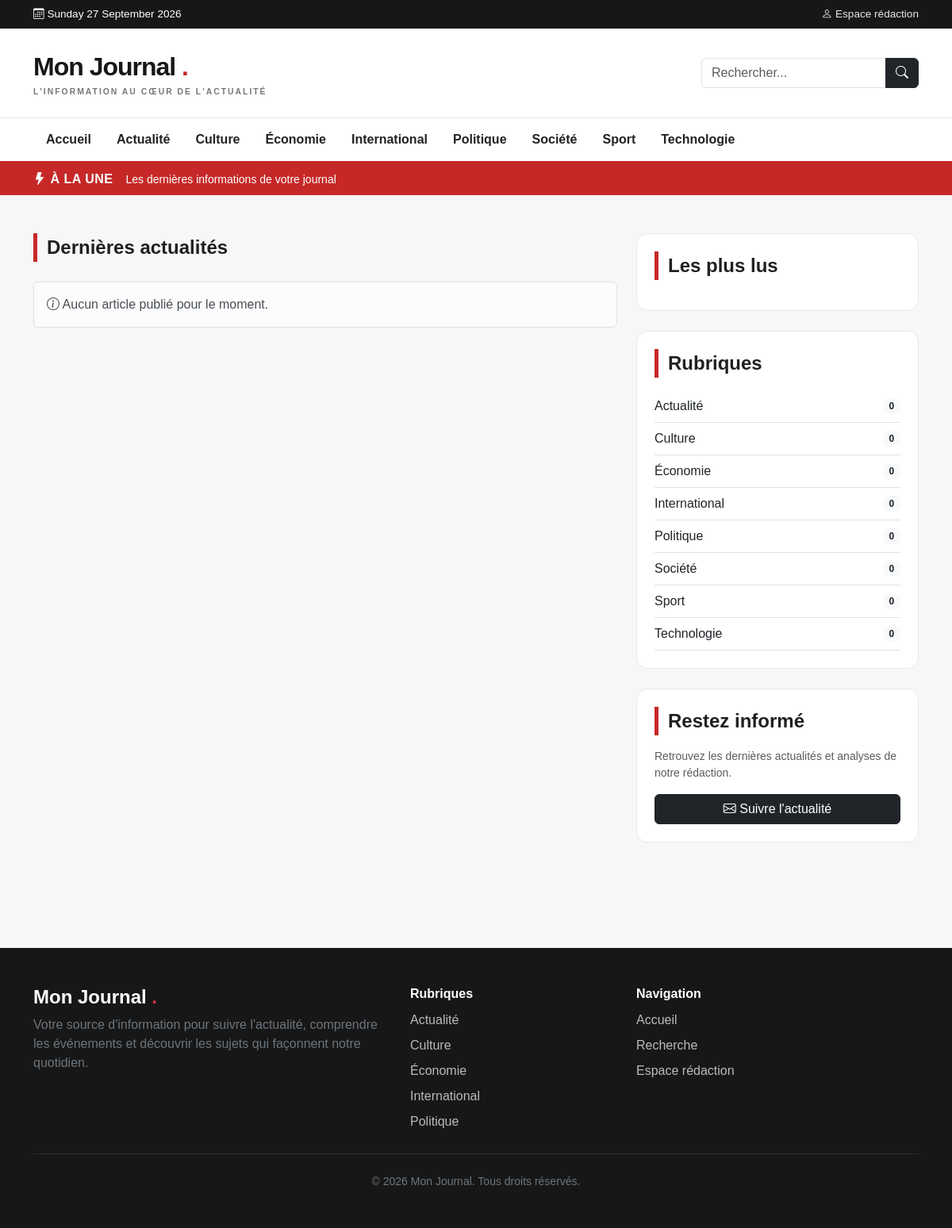
The page / on the database its author committed.
### tables this page shows
CREATE TABLE categories (
    id INT UNSIGNED AUTO_INCREMENT PRIMARY KEY,
    name VARCHAR(100) NOT NULL,
    slug VARCHAR(120) NOT NULL UNIQUE,
    description TEXT DEFAULT NULL,
    image VARCHAR(255) DEFAULT NULL,
    status ENUM('active', 'inactive')
        NOT NULL DEFAULT 'active',
    created_at TIMESTAMP DEFAULT CURRENT_TIMESTAMP,
    updated_at TIMESTAMP DEFAULT CURRENT_TIMESTAMP
        ON UPDATE CURRENT_TIMESTAMP
);

### public/index.php (the view, shortened to what this page needs)
<?php
$database = new Database();
$db = $database->connect();
$perPage = 9;
$page = max(
    1,
    (int)($_GET['page'] ?? 1)
);
$offset = ($page - 1) * $perPage;
$latestStmt = $db->prepare("
    SELECT
        a.*,
        c.name AS category_name,
        c.slug AS category_slug,
        u.username,
        u.first_name,
        u.last_name
    FROM articles a
    LEFT JOIN categories c
        ON c.id = a.category_id
    INNER JOIN users u
        ON u.id = a.user_id
    WHERE a.status = 'published'
      AND (
          a.published_at IS NULL
          OR a.published_at <= NOW()
      )
    ORDER BY
        a.published_at DESC,
        a.created_at DESC
    LIMIT :limit OFFSET :offset
");
$latestStmt->bindValue(
    ':limit',
    $perPage,
    PDO::PARAM_INT
);
$latestStmt->bindValue(
    ':offset',
    $offset,
    PDO::PARAM_INT
);
$latestStmt->execute();
$articles = $latestStmt->fetchAll();
$categoryStmt = $db->query("
    SELECT
        c.*,
        COUNT(a.id) AS articles_count
    FROM categories c
    LEFT JOIN articles a
        ON a.category_id = c.id
        AND a.status = 'published'
    WHERE c.status = 'active'
    GROUP BY c.id
    ORDER BY c.name ASC
");
$categories = $categoryStmt->fetchAll();
?>
<!DOCTYPE html>
<html lang="fr">
<head>
    <link href="https://cdn.jsdelivr.net/npm/bootstrap@5.3.3/dist/css/bootstrap.min.css" rel="stylesheet">
    <link href="https://cdn.jsdelivr.net/npm/bootstrap-icons@1.11.3/font/bootstrap-icons.css" rel="stylesheet">
</head>
<body>
    <div class="top-bar">
        <div class="container">
            <div class="d-flex justify-content-between py-2">
                <div>
                    <i class="bi bi-calendar3"></i>
                    <?= date('l d F Y') ?>
                </div>
                <div>
                    <a href="<?= BASE_URL ?>/admin/login.php">
                        <i class="bi bi-person"></i>
                        Espace rédaction
                    </a>
                </div>
            </div>
        </div>
    </div>
    <header class="main-header">
        <div class="container">
            <div class="d-flex
            justify-content-between
            align-items-center
            py-4">
                <a href="<?= BASE_URL ?>/public/index.php" class="logo">
                    <?= htmlspecialchars(APP_NAME) ?>
                    <span>.</span>
                    <small>
                        L'information au cœur de l'actualité
                    </small>
                </a>
                <form action="<?= BASE_URL ?>/public/search.php" method="GET" class="d-none d-md-flex">
                    <div class="input-group">
                        <input type="search" name="q" class="form-control" placeholder="Rechercher...">
                        <button class="btn btn-dark" type="submit">
                            <i class="bi bi-search"></i>
                        </button>
                    </div>
                </form>
            </div>
        </div>
    </header>
    <nav class="main-nav">
        <div class="container">
            <div class="d-flex overflow-auto">
                <a class="nav-link" href="<?= BASE_URL ?>/public/index.php">
                    Accueil
                </a>
                <?php foreach ($categories as $category): ?>
                <a class="nav-link" href="<?= BASE_URL ?>/public/category.php?slug=<?= urlencode($category['slug']) ?>">
                    <?= htmlspecialchars($category['name']) ?>
                </a>
                <?php endforeach; ?>
            </div>
        </div>
    </nav>
    <div class="breaking">
        <div class="container">
            <div class="d-flex align-items-center gap-3 py-2">
                <span class="breaking-label">
                    <i class="bi bi-lightning-fill"></i>
                    À la une
                </span>
                <span class="small">
                    Les dernières informations de votre journal
                </span>
            </div>
        </div>
    </div>
    <main class="container py-5">
        <div class="row g-4">
            <div class="col-lg-8">
                <div class="section-title">
                    Dernières actualités
                </div>
                <?php if (!$articles): ?>
                <div class="alert alert-light border">
                    <i class="bi bi-info-circle"></i>
                    Aucun article publié pour le moment.
                </div>
                <?php endif; ?>
            </div>
            <div class="col-lg-4">
                <div class="sidebar-box">
                    <div class="section-title mb-3">
                        Les plus lus
                    </div>
                </div>
                <div class="sidebar-box">
                    <div class="section-title mb-3">
                        Rubriques
                    </div>
                    <?php foreach ($categories as $category): ?>
                    <a href="<?= BASE_URL ?>/public/category.php?slug=<?= urlencode($category['slug']) ?>" class="d-flex
           justify-content-between
           align-items-center
           py-2
           border-bottom
           text-dark">
                        <span>
                            <?= htmlspecialchars(
    $category['name']
) ?>
                        </span>
                        <span class="badge bg-light text-dark">
                            <?= (int)$category['articles_count'] ?>
                        </span>
                    </a>
                    <?php endforeach; ?>
                </div>
                <div class="sidebar-box">
                    <div class="section-title mb-3">
                        Restez informé
                    </div>
                    <p class="text-muted small">
                        Retrouvez les dernières actualités
                        et analyses de notre rédaction.
                    </p>
                    <a href="#" class="btn btn-dark w-100">
                        <i class="bi bi-envelope"></i>
                        Suivre l'actualité
                    </a>
                </div>
            </div>
        </div>
    </main>
    <footer>
        <div class="container py-5">
            <div class="row g-4">
                <div class="col-md-5">
                    <h4 class="fw-bold text-white">
                        <?= htmlspecialchars(APP_NAME) ?>
                        <span class="text-danger">.</span>
                    </h4>
                    <p class="text-secondary">
                        Votre source d'information pour suivre
                        l'actualité, comprendre les événements
                        et découvrir les sujets qui façonnent
                        notre quotidien.
                    </p>
                </div>
                <div class="col-md-3">
                    <h6 class="text-white fw-bold">
                        Rubriques
                    </h6>
                    <?php foreach (
    array_slice($categories, 0, 5)
    as $category
): ?>
                    <a class="d-block py-1"
                        href="<?= BASE_URL ?>/public/category.php?slug=<?= urlencode($category['slug']) ?>">
                        <?= htmlspecialchars(
    $category['name']
) ?>
                    </a>
                    <?php endforeach; ?>
                </div>
                <div class="col-md-4">
                    <h6 class="text-white fw-bold">
                        Navigation
                    </h6>
                    <a class="d-block py-1" href="<?= BASE_URL ?>/public/index.php">
                        Accueil
                    </a>
                    <a class="d-block py-1" href="<?= BASE_URL ?>/public/search.php">
                        Recherche
                    </a>
                    <a class="d-block py-1" href="<?= BASE_URL ?>/admin/login.php">
                        Espace rédaction
                    </a>
                </div>
            </div>
            <hr class="border-secondary my-4">
            <div class="text-center text-secondary small">
                © <?= date('Y') ?>
                <?= htmlspecialchars(APP_NAME) ?>.
                Tous droits réservés.
            </div>
        </div>
    </footer>
</body>
</html>

### public/index.php (style rules this page uses)
:root { --primary: #c62828; --primary-dark: #8e0000; --dark: #171717; --light: #f6f6f6; --border: #e8e8e8; }
body { margin: 0; background: #f7f7f7; color: #202020; font-family: Arial, Helvetica, sans-serif; }
a { text-decoration: none; }
.top-bar { background: var(--dark); color: #fff; font-size: .85rem; }
.top-bar a { color: #fff; opacity: .9; }
.main-header { background: #fff; border-bottom: 1px solid var(--border); }
.logo { font-size: 2rem; font-weight: 900; color: var(--dark); letter-spacing: -1px; }
.logo span { color: var(--primary); }
.logo small { display: block; font-size: .65rem; color: #777; letter-spacing: 2px; text-transform: uppercase; }
.main-nav { background: #fff; border-bottom: 3px solid var(--primary); }
.main-nav .nav-link { color: #222; font-weight: 600; padding: 15px 16px; }
.breaking { background: var(--primary); color: #fff; }
.breaking-label { font-weight: 800; text-transform: uppercase; letter-spacing: .5px; }
.section-title { font-size: 1.5rem; font-weight: 800; border-left: 5px solid var(--primary); padding-left: 12px; margin-bottom: 25px; }
.sidebar-box { background: #fff; border: 1px solid var(--border); border-radius: 14px; padding: 22px; margin-bottom: 25px; }
footer { background: #171717; color: #ddd; margin-top: 60px; }
footer a { color: #bbb; }

### rows shown on the page
categories: name "Actualité", articles_count "0"
categories: name "Culture", articles_count "0"
categories: name "Économie", articles_count "0"
categories: name "International", articles_count "0"
categories: name "Politique", articles_count "0"
categories: name "Société", articles_count "0"
categories: name "Sport", articles_count "0"
categories: name "Technologie", articles_count "0"

### other values the page prints
APP_NAME "Mon Journal"
